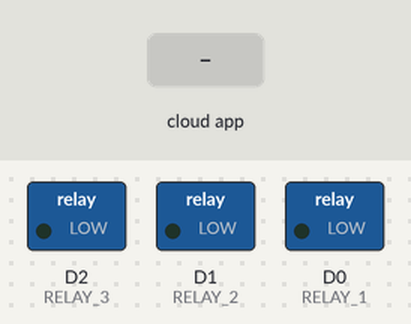
A sketch run on a simulated ESP8266 (NodeMCU). On the bench: switched loads named in the sketch (green lamp = pin HIGH). Inputs (shaded band) come from the test bench. WiFi joins after 1.5 s; servers stay silent unless stated; what the sketch prints to the serial monitor is not drawn.

Above: at 3.0 s.
3.1 s: the phone or cloud app sets 1 to 1
At 4.1 s:
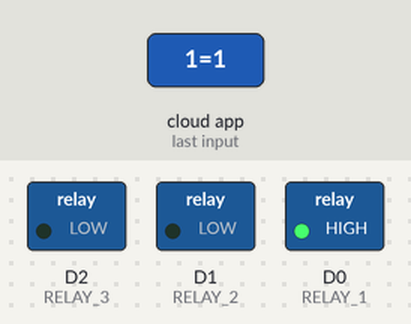
5.3 s: the phone or cloud app sets 2 to 1
At 6.8 s:
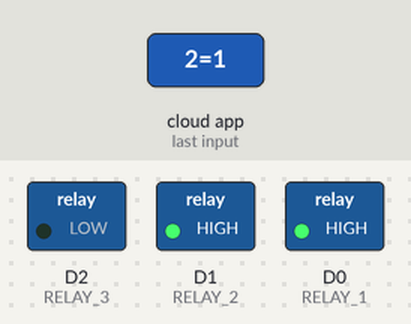
7.3 s: the phone or cloud app sets 3 to 1
At 8.4 s:
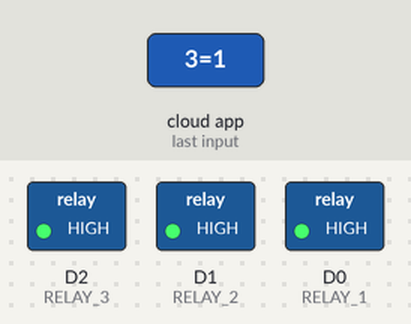
9.3 s: the phone or cloud app sets 1 to 0
At 11.0 s:
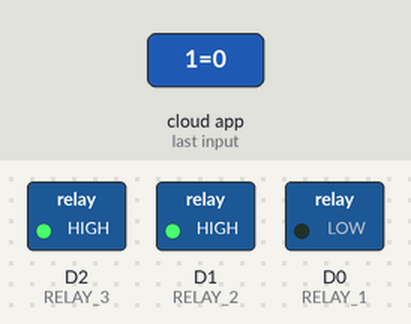
11.3 s: the phone or cloud app sets 2 to 0
At 12.7 s:
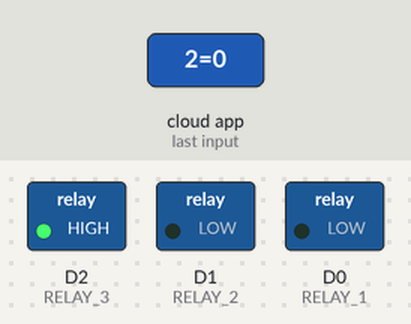
13.3 s: the phone or cloud app sets 1 to 1
At 14.2 s:
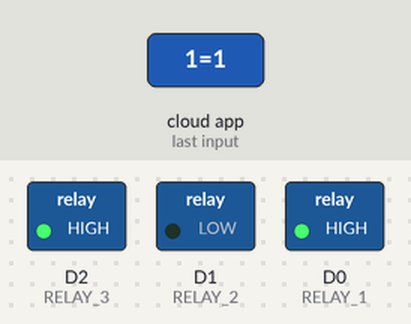
Timing chart, 0 to 16.3 s (numbered marks = the images above; inputs shaded):
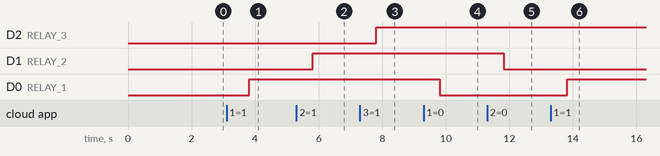

The sketch:

two_channel_relay_control_with_caynne.ino
```cpp
#include <ESP8266WiFi.h>
#define CAYENNE_PRINT Serial
#include <CayenneMQTTESP8266.h>

#define RELAY_1 D0
#define RELAY_2 D1
#define RELAY_3 D2


const char* ssid = "TASIN";
const char* wifiPassword = "rasel101010";

char username[] = "b9190820-790b-11ed-8d53-d7cd1025126a";
char password[] = "b1811d8f4713efd09c5f8fc899e2f770064fc773";
char clientID[] = "4a8a0b50-790d-11ed-b193-d9789b2af62b";
#define RELAY1_CHANNEL 1
#define RELAY2_CHANNEL 2
#define RELAY3_CHANNEL 3

void setup() {
  Serial.begin(115200);
  pinMode(RELAY_1, OUTPUT);
  pinMode(RELAY_2, OUTPUT);
  pinMode(RELAY_3, OUTPUT);
  digitalWrite(RELAY_1, LOW);
  digitalWrite(RELAY_2, LOW);
  digitalWrite(RELAY_3, LOW);

  setup_wifi();
  Cayenne.begin(username, password, clientID, ssid, wifiPassword);

}

void loop() {
  Cayenne.loop();
}

CAYENNE_IN(RELAY1_CHANNEL)
{
  int currentValue = getValue.asInt();
  CAYENNE_LOG("Channel %d, pin %d, value %d", RELAY1_CHANNEL, RELAY_1, currentValue);
  if (currentValue == 1) {
    digitalWrite(RELAY_1, HIGH);
  }
  if (currentValue == 0) {
    digitalWrite(RELAY_1, LOW);
  }
}

CAYENNE_IN(RELAY2_CHANNEL)
{
  int currentValue = getValue.asInt();
  CAYENNE_LOG("Channel %d, pin %d, value %d", RELAY2_CHANNEL, RELAY_2, currentValue);
  if (currentValue == 1) {
    digitalWrite(RELAY_2, HIGH);
  }
  if (currentValue == 0) {
    digitalWrite(RELAY_2, LOW);
  }
}

CAYENNE_IN(RELAY3_CHANNEL)
{
  int currentValue = getValue.asInt();
  CAYENNE_LOG("Channel %d, pin %d, value %d", RELAY3_CHANNEL, RELAY_3, currentValue);
  if (currentValue == 1) {
    digitalWrite(RELAY_3, HIGH);
  }
  if (currentValue == 0) {
    digitalWrite(RELAY_3, LOW);
  }
}

void setup_wifi() {
  delay(10);
  // We start by connecting to a WiFi network
  Serial.println();
  Serial.print("Connecting to ");
  Serial.println(ssid);

  WiFi.begin(ssid, wifiPassword);

  while (WiFi.status() != WL_CONNECTED) {
    digitalWrite(LED_BUILTIN, LOW);
    delay(300);
    digitalWrite(LED_BUILTIN, HIGH);
    delay(300);
    Serial.print(".");
  }
  digitalWrite(LED_BUILTIN, HIGH);

  Serial.println("");
  Serial.println("WiFi connected");
  Serial.println("IP address: ");
  Serial.println(WiFi.localIP());


}
```

Measured:
- after the input at 3.1 s, D0 (RELAY_1): LOW → HIGH after 0.72 s
- after the input at 5.3 s, D1 (RELAY_2): LOW → HIGH after 0.52 s
- after the input at 7.3 s, D2 (RELAY_3): LOW → HIGH after 0.52 s
- after the input at 9.3 s, D0 (RELAY_1): HIGH → LOW after 0.52 s
- after the input at 11.3 s, D1 (RELAY_2): HIGH → LOW after 0.52 s
- after the input at 13.3 s, D0 (RELAY_1): LOW → HIGH after 0.52 s
